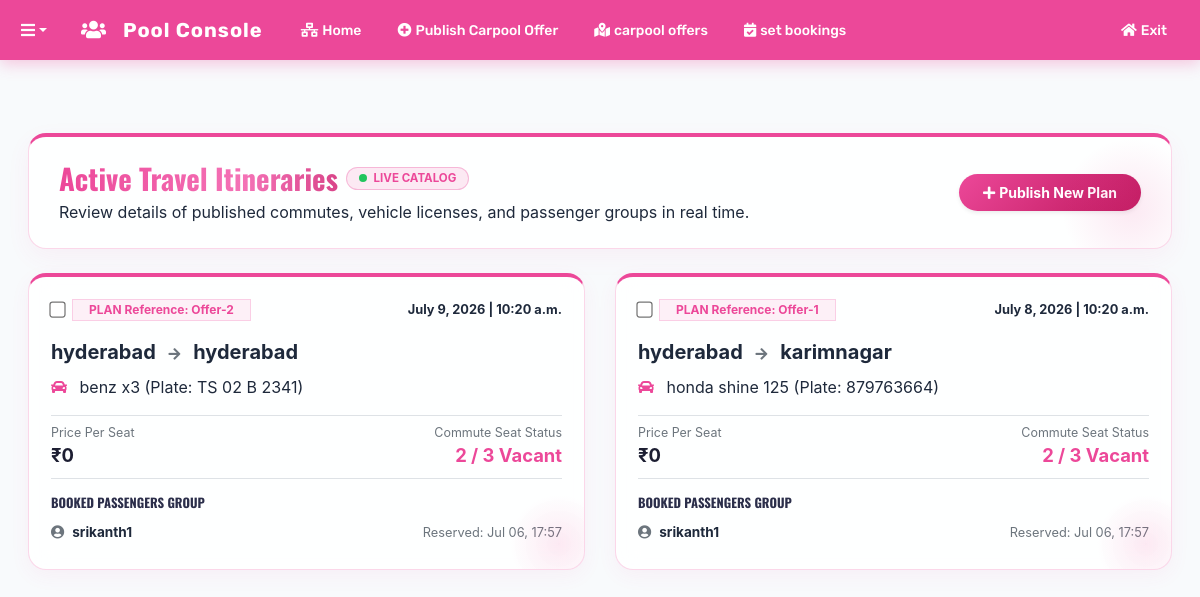
/portal/carpool/itineraries/ (signed in), run on an earlier commit of the app's database.
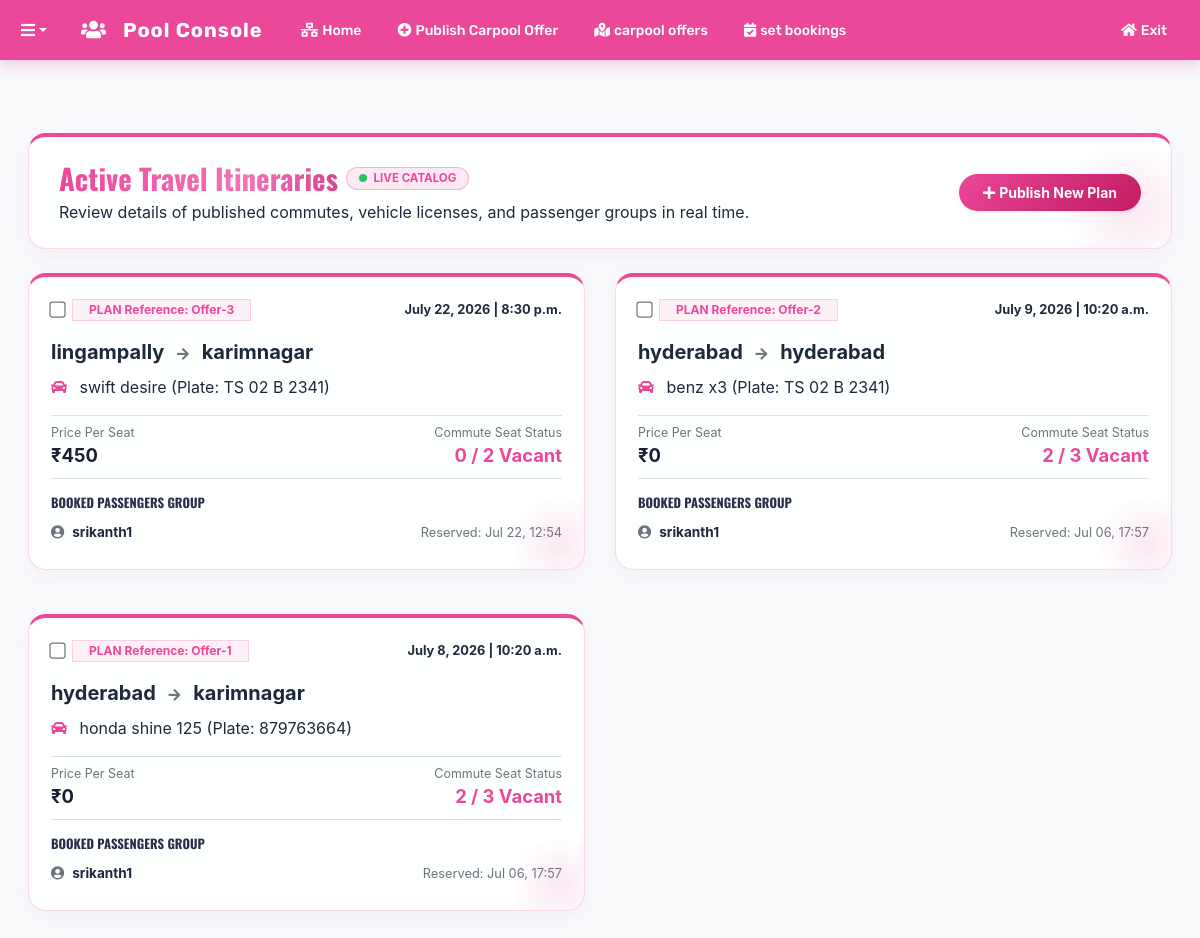
And on a later commit of the database.
### myapp/models.py (models this page shows, shortened)
class CarpoolOffer(models.Model):
    host = models.ForeignKey(User, on_delete=models.CASCADE, related_name='hosted_carpools')
    vehicle_name = models.CharField(max_length=100)
    vehicle_number = models.CharField(max_length=20)
    start_location = models.CharField(max_length=255)
    destination = models.CharField(max_length=255)
    date = models.DateField()
    time = models.TimeField()
    total_seats = models.IntegerField()
    available_seats = models.IntegerField()
    plans_free_booking = models.BooleanField(default=True)
    vehicle_type = models.CharField(max_length=20, default='car')
    price = models.IntegerField(default=0)
    status = models.CharField(
        max_length=20,
        choices=[
            ('Upcoming', 'Upcoming'),
            ('In_Progress', 'In Progress'),
            ('Completed', 'Completed'),
            ('Cancelled', 'Cancelled')
        ],
        default='Upcoming'
    )
    created_at = models.DateTimeField(auto_now_add=True)

class CarpoolSeatBooking(models.Model):
    carpool = models.ForeignKey(CarpoolOffer, on_delete=models.CASCADE, related_name='seat_bookings')
    user = models.ForeignKey(User, on_delete=models.CASCADE, related_name='carpool_trips')
    seats_booked = models.IntegerField(default=1)
    status = models.CharField(max_length=20, default='Pending')
    booked_at = models.DateTimeField(auto_now_add=True)

### myapp/views.py (the view)
# urls.py: path('portal/carpool/itineraries/', portal_carpool_itineraries_view, name='portal_carpool_itineraries'),
@login_required
def portal_carpool_itineraries_view(request):
    if request.session.get('portal_role') != 'carpool':
        request.session['portal_role'] = 'carpool'
    offers = CarpoolOffer.objects.filter(host=request.user).exclude(status__in=['Completed', 'Cancelled']).order_by('-created_at')
    return render(request, 'portal_carpool_itineraries.html', {'offers': offers})

### templates/portal_carpool_itineraries.html (shortened to what the changed rows need)
{% load static %}
<!DOCTYPE html>
<html lang="en">
<head>
    <link href="https://cdnjs.cloudflare.com/ajax/libs/font-awesome/5.15.0/css/all.min.css" rel="stylesheet">
    <link rel="stylesheet" href="{% static 'css/bootstrap.min-1.css'%}">
    <link rel="stylesheet" href="{% static 'css/premium_home.css' %}">
</head>
<body>
    <div class="container py-5">
        <div class="portal-section-container p-5 mb-5">
            <div class="d-flex justify-content-between align-items-center flex-wrap gap-2 text-left">
                <div>
                    <div class="d-flex align-items-center gap-2 mb-1">
                        <h1 class="font-weight-bold outfit-font mb-0 text-title shimmer-text" style="font-size: 1.8rem;">Active Travel Itineraries</h1>
                    </div>
                </div>
            </div>
        </div>
        <div class="row text-left">
            {% for offer in offers %}
            <div class="col-md-6 mb-4">
                <div class="glass-card plan-card">
                    <div class="d-flex justify-content-between align-items-center mb-3">
                        <div class="d-flex align-items-center">
                            <input type="checkbox" class="plan-checkbox mr-2" value="{{ offer.id }}" style="transform: scale(1.25); cursor: pointer;" onchange="toggleRemoveButton();">
                            <span class="badge text-pink font-weight-bold px-3 py-1" style="background: rgba(236,72,153,0.08); color: #ec4899; border: 1px solid rgba(236,72,153,0.2);">
                                PLAN Reference: Offer-{{ offer.id }}
                            </span>
                        </div>
                        <small class="text-subtitle font-weight-bold">{{ offer.date }} | {{ offer.time }}</small>
                    </div>
                    <div class="font-weight-bold text-title mb-2" style="font-size: 1.25rem;">
                        {{ offer.start_location }} <i class="fas fa-arrow-right mx-2 text-muted" style="font-size: 0.85rem;"></i> {{ offer.destination }}
                    </div>
                    <p class="text-subtitle mb-3">
                        {% if offer.vehicle_type == 'bike' %}
                        <i class="fas fa-motorcycle mr-2" style="color: #eab308;"></i>
                        {% else %}
                        <i class="fas fa-car mr-2" style="color: #ec4899;"></i>
                        {% endif %}
                        {{ offer.vehicle_name }} (Plate: {{ offer.vehicle_number }})
                    </p>
                    <div class="d-flex justify-content-between align-items-center border-top border-bottom py-2 mb-3">
                        <div>
                            <span class="text-muted d-block" style="font-size: 0.78rem;">Price Per Seat</span>
                            <strong class="text-dark" style="font-size: 1.15rem;">₹{{ offer.price }}</strong>
                        </div>
                        <div class="text-right">
                            <span class="text-muted d-block" style="font-size: 0.78rem;">Commute Seat Status</span>
                            <strong class="text-pink accent-pink" style="font-size: 1.15rem;">{{ offer.available_seats }} / {{ offer.total_seats }} Vacant</strong>
                        </div>
                    </div>
                    <div>
                        <h6 class="font-weight-bold text-title mb-2" style="font-size: 0.8rem; text-transform: uppercase;">Booked Passengers Group</h6>
                        <ul class="list-unstyled mb-0">
                            {% for booking in offer.seat_bookings.all %}
                            <li class="d-flex justify-content-between align-items-center py-1 border-bottom-0">
                                <span class="text-title font-weight-bold" style="font-size: 0.85rem;">
                                    <i class="fas fa-user-circle mr-2 text-muted"></i>{{ booking.user.username }}
                                </span>
                                <small class="text-muted">Reserved: {{ booking.booked_at|date:"M d, H:i" }}</small>
                            </li>
                            {% empty %}
                            <li class="text-muted" style="font-size: 0.8rem; font-style: italic;">
                                No passengers registered on this pool. Available for free booking in User Portal.
                            </li>
                            {% endfor %}
                        </ul>
                    </div>
                </div>
            </div>
            {% endfor %}
        </div>
    </div>
</body>
</html>

What changed in the data, as far as the page shows it:
added CarpoolOffer: id "3", date "July 22, 2026", time "8:30 p.m.", start_location "lingampally", destination "karimnagar", vehicle_type "car" (drawn), vehicle_name "swift desire", vehicle_number "TS 02 B 2341", price "450", available_seats "0", total_seats "2"
added CarpoolSeatBooking: user.username "srikanth1", booked_at "Jul 22, 12:54", shown under "3"
